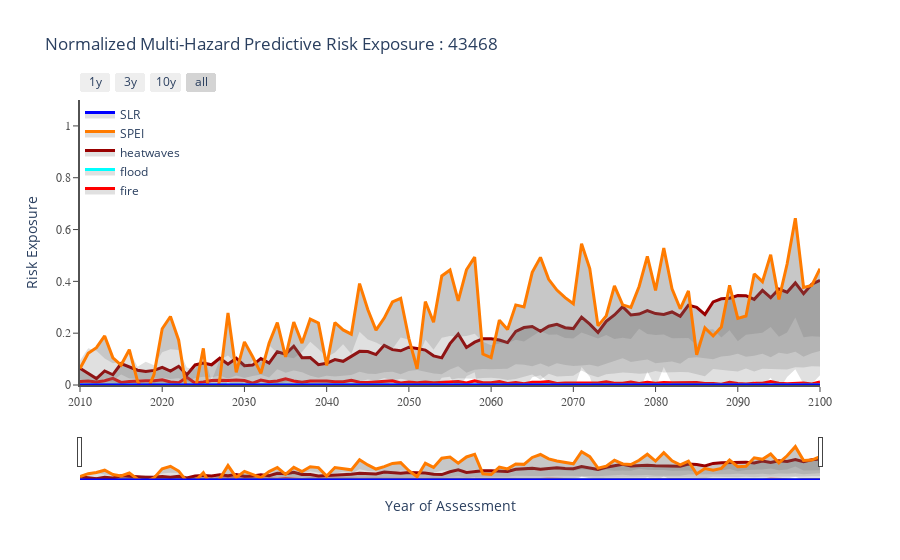

Write notebook code for a chart like this one.
### Markdown cell above
## Pick a scenario, pick a portfolio and get the time series for a specific asset

### Code cell
scenario = 'ssp585'
portfolio = 'US_ZIPCODES'
asset_index = 12

fig = display_timeseries_data(asset_index, scenario, portfolio)

fig.show()
